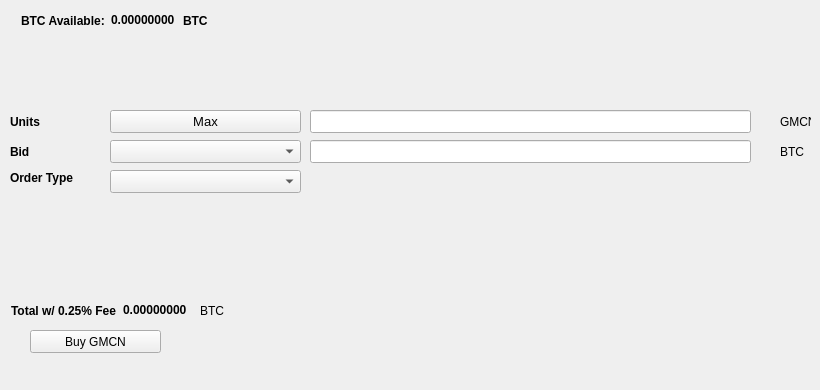
   <widget class="QWidget" name="BuyTab">
    <attribute name="title">
     <string>Buy</string>
    </attribute>
    <widget class="QPushButton" name="BuyGMCN">
     <property name="geometry">
      <rect>
       <x>30</x>
       <y>330</y>
       <width>131</width>
       <height>23</height>
      </rect>
     </property>
     <property name="text">
      <string>Buy GMCN</string>
     </property>
     <property name="icon">
      <iconset resource="../gamblecoin.qrc">
       <normaloff>:/icons/bitcoin</normaloff>:/icons/bitcoin</iconset>
     </property>
    </widget>
    <widget class="QLabel" name="label_3">
     <property name="geometry">
      <rect>
       <x>10</x>
       <y>110</y>
       <width>46</width>
       <height>23</height>
      </rect>
     </property>
     <property name="font">
      <font>
       <weight>75</weight>
       <bold>true</bold>
      </font>
     </property>
     <property name="text">
      <string>Units</string>
     </property>
    </widget>
    <widget class="QLineEdit" name="UnitsInput">
     <property name="geometry">
      <rect>
       <x>310</x>
       <y>110</y>
       <width>441</width>
       <height>23</height>
      </rect>
     </property>
     <property name="font">
      <font>
       <pointsize>9</pointsize>
       <weight>75</weight>
       <bold>true</bold>
      </font>
     </property>
    </widget>
    <widget class="QLineEdit" name="BuyBidPriceEdit">
     <property name="geometry">
      <rect>
       <x>310</x>
       <y>140</y>
       <width>441</width>
       <height>23</height>
      </rect>
     </property>
     <property name="font">
      <font>
       <pointsize>9</pointsize>
       <weight>75</weight>
       <bold>true</bold>
      </font>
     </property>
    </widget>
    <widget class="QLabel" name="label_4">
     <property name="geometry">
      <rect>
       <x>780</x>
       <y>110</y>
       <width>31</width>
       <height>23</height>
      </rect>
     </property>
     <property name="text">
      <string>GMCN</string>
     </property>
    </widget>
    <widget class="QLabel" name="label_5">
     <property name="geometry">
      <rect>
       <x>780</x>
       <y>140</y>
       <width>31</width>
       <height>23</height>
      </rect>
     </property>
     <property name="text">
      <string>BTC</string>
     </property>
    </widget>
    <widget class="QLabel" name="label_6">
     <property name="geometry">
      <rect>
       <x>10</x>
       <y>140</y>
       <width>46</width>
       <height>23</height>
      </rect>
     </property>
     <property name="font">
      <font>
       <weight>75</weight>
       <bold>true</bold>
      </font>
     </property>
     <property name="text">
      <string>Bid</string>
     </property>
    </widget>
    <widget class="QLabel" name="label_7">
     <property name="geometry">
      <rect>
       <x>10</x>
       <y>170</y>
       <width>91</width>
       <height>16</height>
      </rect>
     </property>
     <property name="font">
      <font>
       <weight>75</weight>
       <bold>true</bold>
      </font>
     </property>
     <property name="text">
      <string>Order Type</string>
     </property>
    </widget>
    <widget class="QPushButton" name="Buy_Max_Amount">
     <property name="geometry">
      <rect>
       <x>110</x>
       <y>110</y>
       <width>191</width>
       <height>23</height>
      </rect>
     </property>
     <property name="font">
      <font>
       <pointsize>10</pointsize>
      </font>
     </property>
     <property name="text">
      <string>Max</string>
     </property>
    </widget>
    <widget class="QComboBox" name="BuyBidcomboBox">
     <property name="geometry">
      <rect>
       <x>110</x>
       <y>140</y>
       <width>191</width>
       <height>23</height>
      </rect>
     </property>
     <property name="font">
      <font>
       <pointsize>10</pointsize>
      </font>
     </property>
    </widget>
    <widget class="QComboBox" name="buyOrdertypeCombo">
     <property name="geometry">
      <rect>
       <x>110</x>
       <y>170</y>
       <width>191</width>
       <height>23</height>
      </rect>
     </property>
     <property name="font">
      <font>
       <pointsize>10</pointsize>
      </font>
     </property>
    </widget>
    <widget class="QWidget" name="layoutWidget1">
     <property name="geometry">
      <rect>
       <x>21</x>
       <y>11</y>
       <width>227</width>
       <height>19</height>
      </rect>
     </property>
     <layout class="QHBoxLayout" name="horizontalLayout_3">
      <item>
       <widget class="QLabel" name="label232">
        <property name="font">
         <font>
          <weight>75</weight>
          <bold>true</bold>
         </font>
        </property>
        <property name="text">
         <string>BTC Available:</string>
        </property>
       </widget>
      </item>
      <item>
       <widget class="QLabel" name="BtcAvailableLbl">
        <property name="palette">
         <palette>
          <active>
           <colorrole role="WindowText">
            <brush brushstyle="SolidPattern">
             <color alpha="255">
              <red>0</red>
              <green>0</green>
              <blue>0</blue>
             </color>
            </brush>
           </colorrole>
           <colorrole role="Button">
            <brush brushstyle="SolidPattern">
             <color alpha="255">
              <red>0</red>
              <green>170</green>
              <blue>0</blue>
             </color>
            </brush>
           </colorrole>
           <colorrole role="Light">
            <brush brushstyle="SolidPattern">
             <color alpha="255">
              <red>0</red>
              <green>255</green>
              <blue>0</blue>
             </color>
            </brush>
           </colorrole>
           <colorrole role="Midlight">
            <brush brushstyle="SolidPattern">
             <color alpha="255">
              <red>0</red>
              <green>212</green>
              <blue>0</blue>
             </color>
            </brush>
           </colorrole>
           <colorrole role="Dark">
            <brush brushstyle="SolidPattern">
             <color alpha="255">
              <red>0</red>
              <green>85</green>
              <blue>0</blue>
             </color>
            </brush>
           </colorrole>
           <colorrole role="Mid">
            <brush brushstyle="SolidPattern">
             <color alpha="255">
              <red>0</red>
              <green>113</green>
              <blue>0</blue>
             </color>
            </brush>
           </colorrole>
           <colorrole role="Text">
            <brush brushstyle="SolidPattern">
             <color alpha="255">
              <red>0</red>
              <green>170</green>
              <blue>0</blue>
             </color>
            </brush>
           </colorrole>
           <colorrole role="BrightText">
            <brush brushstyle="SolidPattern">
             <color alpha="255">
              <red>255</red>
              <green>255</green>
              <blue>255</blue>
             </color>
            </brush>
           </colorrole>
           <colorrole role="ButtonText">
            <brush brushstyle="SolidPattern">
             <color alpha="255">
              <red>0</red>
              <green>0</green>
              <blue>0</blue>
             </color>
            </brush>
           </colorrole>
           <colorrole role="Base">
            <brush brushstyle="SolidPattern">
             <color alpha="255">
              <red>255</red>
              <green>255</green>
              <blue>255</blue>
             </color>
            </brush>
           </colorrole>
           <colorrole role="Window">
            <brush brushstyle="SolidPattern">
             <color alpha="255">
              <red>0</red>
              <green>170</green>
              <blue>0</blue>
             </color>
            </brush>
           </colorrole>
           <colorrole role="Shadow">
            <brush brushstyle="SolidPattern">
             <color alpha="255">
              <red>0</red>
              <green>0</green>
              <blue>0</blue>
             </color>
            </brush>
           </colorrole>
           <colorrole role="AlternateBase">
            <brush brushstyle="SolidPattern">
             <color alpha="255">
              <red>127</red>
              <green>212</green>
              <blue>127</blue>
             </color>
            </brush>
           </colorrole>
           <colorrole role="ToolTipBase">
            <brush brushstyle="SolidPattern">
             <color alpha="255">
              <red>255</red>
              <green>255</green>
              <blue>220</blue>
             </color>
            </brush>
           </colorrole>
           <colorrole role="ToolTipText">
            <brush brushstyle="SolidPattern">
             <color alpha="255">
              <red>0</red>
              <green>0</green>
              <blue>0</blue>
             </color>
            </brush>
           </colorrole>
          </active>
          <inactive>
           <colorrole role="WindowText">
            <brush brushstyle="SolidPattern">
             <color alpha="255">
              <red>0</red>
              <green>0</green>
              <blue>0</blue>
             </color>
            </brush>
           </colorrole>
           <colorrole role="Button">
            <brush brushstyle="SolidPattern">
             <color alpha="255">
              <red>0</red>
              <green>170</green>
              <blue>0</blue>
             </color>
            </brush>
           </colorrole>
           <colorrole role="Light">
            <brush brushstyle="SolidPattern">
             <color alpha="255">
              <red>0</red>
              <green>255</green>
              <blue>0</blue>
             </color>
            </brush>
           </colorrole>
           <colorrole role="Midlight">
            <brush brushstyle="SolidPattern">
             <color alpha="255">
              <red>0</red>
              <green>212</green>
              <blue>0</blue>
             </color>
            </brush>
           </colorrole>
           <colorrole role="Dark">
            <brush brushstyle="SolidPattern">
             <color alpha="255">
              <red>0</red>
              <green>85</green>
              <blue>0</blue>
             </color>
            </brush>
           </colorrole>
           <colorrole role="Mid">
            <brush brushstyle="SolidPattern">
             <color alpha="255">
              <red>0</red>
              <green>113</green>
              <blue>0</blue>
             </color>
            </brush>
           </colorrole>
           <colorrole role="Text">
            <brush brushstyle="SolidPattern">
             <color alpha="255">
              <red>0</red>
              <green>170</green>
              <blue>0</blue>
             </color>
            </brush>
           </colorrole>
           <colorrole role="BrightText">
            <brush brushstyle="SolidPattern">
             <color alpha="255">
              <red>255</red>
              <green>255</green>
              <blue>255</blue>
             </color>
            </brush>
           </colorrole>
           <colorrole role="ButtonText">
            <brush brushstyle="SolidPattern">
             <color alpha="255">
              <red>0</red>
              <green>0</green>
              <blue>0</blue>
             </color>
            </brush>
           </colorrole>
           <colorrole role="Base">
            <brush brushstyle="SolidPattern">
             <color alpha="255">
              <red>255</red>
              <green>255</green>
              <blue>255</blue>
             </color>
            </brush>
           </colorrole>
           <colorrole role="Window">
            <brush brushstyle="SolidPattern">
             <color alpha="255">
              <red>0</red>
              <green>170</green>
              <blue>0</blue>
             </color>
            </brush>
           </colorrole>
           <colorrole role="Shadow">
            <brush brushstyle="SolidPattern">
             <color alpha="255">
              <red>0</red>
              <green>0</green>
              <blue>0</blue>
             </color>
            </brush>
           </colorrole>
           <colorrole role="AlternateBase">
            <brush brushstyle="SolidPattern">
             <color alpha="255">
              <red>127</red>
              <green>212</green>
              <blue>127</blue>
             </color>
            </brush>
           </colorrole>
           <colorrole role="ToolTipBase">
            <brush brushstyle="SolidPattern">
             <color alpha="255">
              <red>255</red>
              <green>255</green>
              <blue>220</blue>
             </color>
            </brush>
           </colorrole>
           <colorrole role="ToolTipText">
            <brush brushstyle="SolidPattern">
             <color alpha="255">
              <red>0</red>
              <green>0</green>
              <blue>0</blue>
             </color>
            </brush>
           </colorrole>
          </inactive>
          <disabled>
           <colorrole role="WindowText">
            <brush brushstyle="SolidPattern">
             <color alpha="255">
              <red>0</red>
              <green>85</green>
              <blue>0</blue>
             </color>
            </brush>
           </colorrole>
           <colorrole role="Button">
            <brush brushstyle="SolidPattern">
             <color alpha="255">
              <red>0</red>
              <green>170</green>
              <blue>0</blue>
             </color>
            </brush>
           </colorrole>
           <colorrole role="Light">
            <brush brushstyle="SolidPattern">
             <color alpha="255">
              <red>0</red>
              <green>255</green>
              <blue>0</blue>
             </color>
            </brush>
           </colorrole>
           <colorrole role="Midlight">
            <brush brushstyle="SolidPattern">
             <color alpha="255">
              <red>0</red>
              <green>212</green>
              <blue>0</blue>
             </color>
            </brush>
           </colorrole>
           <colorrole role="Dark">
            <brush brushstyle="SolidPattern">
             <color alpha="255">
              <red>0</red>
              <green>85</green>
              <blue>0</blue>
             </color>
            </brush>
           </colorrole>
           <colorrole role="Mid">
            <brush brushstyle="SolidPattern">
             <color alpha="255">
              <red>0</red>
              <green>113</green>
              <blue>0</blue>
             </color>
            </brush>
           </colorrole>
           <colorrole role="Text">
            <brush brushstyle="SolidPattern">
             <color alpha="255">
              <red>0</red>
              <green>85</green>
              <blue>0</blue>
             </color>
            </brush>
           </colorrole>
           <colorrole role="BrightText">
            <brush brushstyle="SolidPattern">
             <color alpha="255">
              <red>255</red>
              <green>255</green>
              <blue>255</blue>
             </color>
            </brush>
           </colorrole>
           <colorrole role="ButtonText">
            <brush brushstyle="SolidPattern">
             <color alpha="255">
              <red>0</red>
              <green>85</green>
              <blue>0</blue>
             </color>
            </brush>
           </colorrole>
           <colorrole role="Base">
            <brush brushstyle="SolidPattern">
             <color alpha="255">
              <red>0</red>
              <green>170</green>
              <blue>0</blue>
             </color>
            </brush>
           </colorrole>
           <colorrole role="Window">
            <brush brushstyle="SolidPattern">
             <color alpha="255">
              <red>0</red>
              <green>170</green>
              <blue>0</blue>
             </color>
            </brush>
           </colorrole>
           <colorrole role="Shadow">
            <brush brushstyle="SolidPattern">
             <color alpha="255">
              <red>0</red>
              <green>0</green>
              <blue>0</blue>
             </color>
            </brush>
           </colorrole>
           <colorrole role="AlternateBase">
            <brush brushstyle="SolidPattern">
             <color alpha="255">
              <red>0</red>
              <green>170</green>
              <blue>0</blue>
             </color>
            </brush>
           </colorrole>
           <colorrole role="ToolTipBase">
            <brush brushstyle="SolidPattern">
             <color alpha="255">
              <red>255</red>
              <green>255</green>
              <blue>220</blue>
             </color>
            </brush>
           </colorrole>
           <colorrole role="ToolTipText">
            <brush brushstyle="SolidPattern">
             <color alpha="255">
              <red>0</red>
              <green>0</green>
              <blue>0</blue>
             </color>
            </brush>
           </colorrole>
          </disabled>
         </palette>
        </property>
        <property name="font">
         <font>
          <weight>75</weight>
          <bold>true</bold>
         </font>
        </property>
        <property name="text">
         <string>0.00000000</string>
        </property>
        <property name="textInteractionFlags">
         <set>Qt::LinksAccessibleByMouse|Qt::TextSelectableByKeyboard|Qt::TextSelectableByMouse</set>
        </property>
       </widget>
      </item>
      <item>
       <widget class="QLabel" name="BtcAvailableLbl_2">
        <property name="font">
         <font>
          <weight>75</weight>
          <bold>true</bold>
         </font>
        </property>
        <property name="text">
         <string>BTC</string>
        </property>
       </widget>
      </item>
     </layout>
    </widget>
    <widget class="QWidget" name="layoutWidge2">
     <property name="geometry">
      <rect>
       <x>11</x>
       <y>301</y>
       <width>259</width>
       <height>19</height>
      </rect>
     </property>
     <layout class="QHBoxLayout" name="horizontalLayout_4">
      <item>
       <widget class="QLabel" name="label_9">
        <property name="font">
         <font>
          <weight>75</weight>
          <bold>true</bold>
         </font>
        </property>
        <property name="text">
         <string>Total w/ 0.25% Fee</string>
        </property>
       </widget>
      </item>
      <item>
       <widget class="QLabel" name="BuyCostLabel">
        <property name="palette">
         <palette>
          <active>
           <colorrole role="WindowText">
            <brush brushstyle="SolidPattern">
             <color alpha="255">
              <red>0</red>
              <green>0</green>
              <blue>0</blue>
             </color>
            </brush>
           </colorrole>
           <colorrole role="Button">
            <brush brushstyle="SolidPattern">
             <color alpha="255">
              <red>0</red>
              <green>170</green>
              <blue>0</blue>
             </color>
            </brush>
           </colorrole>
           <colorrole role="Light">
            <brush brushstyle="SolidPattern">
             <color alpha="255">
              <red>0</red>
              <green>255</green>
              <blue>0</blue>
             </color>
            </brush>
           </colorrole>
           <colorrole role="Midlight">
            <brush brushstyle="SolidPattern">
             <color alpha="255">
              <red>0</red>
              <green>212</green>
              <blue>0</blue>
             </color>
            </brush>
           </colorrole>
           <colorrole role="Dark">
            <brush brushstyle="SolidPattern">
             <color alpha="255">
              <red>0</red>
              <green>85</green>
              <blue>0</blue>
             </color>
            </brush>
           </colorrole>
           <colorrole role="Mid">
            <brush brushstyle="SolidPattern">
             <color alpha="255">
              <red>0</red>
              <green>113</green>
              <blue>0</blue>
             </color>
            </brush>
           </colorrole>
           <colorrole role="Text">
            <brush brushstyle="SolidPattern">
             <color alpha="255">
              <red>0</red>
              <green>170</green>
              <blue>0</blue>
             </color>
            </brush>
           </colorrole>
           <colorrole role="BrightText">
            <brush brushstyle="SolidPattern">
             <color alpha="255">
              <red>255</red>
              <green>255</green>
              <blue>255</blue>
             </color>
            </brush>
           </colorrole>
           <colorrole role="ButtonText">
            <brush brushstyle="SolidPattern">
             <color alpha="255">
              <red>0</red>
              <green>0</green>
              <blue>0</blue>
             </color>
            </brush>
           </colorrole>
           <colorrole role="Base">
            <brush brushstyle="SolidPattern">
             <color alpha="255">
              <red>255</red>
              <green>255</green>
              <blue>255</blue>
             </color>
            </brush>
           </colorrole>
           <colorrole role="Window">
            <brush brushstyle="SolidPattern">
             <color alpha="255">
              <red>0</red>
              <green>170</green>
              <blue>0</blue>
             </color>
            </brush>
           </colorrole>
           <colorrole role="Shadow">
            <brush brushstyle="SolidPattern">
             <color alpha="255">
              <red>0</red>
              <green>0</green>
              <blue>0</blue>
             </color>
            </brush>
           </colorrole>
           <colorrole role="AlternateBase">
            <brush brushstyle="SolidPattern">
             <color alpha="255">
              <red>127</red>
              <green>212</green>
              <blue>127</blue>
             </color>
            </brush>
           </colorrole>
           <colorrole role="ToolTipBase">
            <brush brushstyle="SolidPattern">
             <color alpha="255">
              <red>255</red>
              <green>255</green>
              <blue>220</blue>
             </color>
            </brush>
           </colorrole>
           <colorrole role="ToolTipText">
            <brush brushstyle="SolidPattern">
             <color alpha="255">
              <red>0</red>
              <green>0</green>
              <blue>0</blue>
             </color>
            </brush>
           </colorrole>
          </active>
          <inactive>
           <colorrole role="WindowText">
            <brush brushstyle="SolidPattern">
             <color alpha="255">
              <red>0</red>
              <green>0</green>
              <blue>0</blue>
             </color>
            </brush>
           </colorrole>
           <colorrole role="Button">
            <brush brushstyle="SolidPattern">
             <color alpha="255">
              <red>0</red>
              <green>170</green>
              <blue>0</blue>
             </color>
            </brush>
           </colorrole>
           <colorrole role="Light">
            <brush brushstyle="SolidPattern">
             <color alpha="255">
              <red>0</red>
              <green>255</green>
              <blue>0</blue>
             </color>
            </brush>
           </colorrole>
           <colorrole role="Midlight">
            <brush brushstyle="SolidPattern">
             <color alpha="255">
              <red>0</red>
              <green>212</green>
              <blue>0</blue>
             </color>
            </brush>
           </colorrole>
           <colorrole role="Dark">
            <brush brushstyle="SolidPattern">
             <color alpha="255">
              <red>0</red>
              <green>85</green>
              <blue>0</blue>
             </color>
            </brush>
           </colorrole>
           <colorrole role="Mid">
            <brush brushstyle="SolidPattern">
             <color alpha="255">
              <red>0</red>
              <green>113</green>
              <blue>0</blue>
             </color>
            </brush>
           </colorrole>
           <colorrole role="Text">
            <brush brushstyle="SolidPattern">
             <color alpha="255">
              <red>0</red>
              <green>170</green>
              <blue>0</blue>
             </color>
            </brush>
           </colorrole>
           <colorrole role="BrightText">
            <brush brushstyle="SolidPattern">
             <color alpha="255">
              <red>255</red>
              <green>255</green>
              <blue>255</blue>
             </color>
            </brush>
           </colorrole>
           <colorrole role="ButtonText">
            <brush brushstyle="SolidPattern">
             <color alpha="255">
              <red>0</red>
              <green>0</green>
              <blue>0</blue>
             </color>
            </brush>
           </colorrole>
           <colorrole role="Base">
            <brush brushstyle="SolidPattern">
             <color alpha="255">
              <red>255</red>
              <green>255</green>
              <blue>255</blue>
             </color>
            </brush>
           </colorrole>
           <colorrole role="Window">
            <brush brushstyle="SolidPattern">
             <color alpha="255">
              <red>0</red>
              <green>170</green>
              <blue>0</blue>
             </color>
            </brush>
           </colorrole>
           <colorrole role="Shadow">
            <brush brushstyle="SolidPattern">
             <color alpha="255">
              <red>0</red>
              <green>0</green>
              <blue>0</blue>
             </color>
            </brush>
           </colorrole>
           <colorrole role="AlternateBase">
            <brush brushstyle="SolidPattern">
             <color alpha="255">
              <red>127</red>
              <green>212</green>
              <blue>127</blue>
             </color>
            </brush>
           </colorrole>
           <colorrole role="ToolTipBase">
            <brush brushstyle="SolidPattern">
             <color alpha="255">
              <red>255</red>
              <green>255</green>
              <blue>220</blue>
             </color>
            </brush>
           </colorrole>
           <colorrole role="ToolTipText">
            <brush brushstyle="SolidPattern">
             <color alpha="255">
              <red>0</red>
              <green>0</green>
              <blue>0</blue>
             </color>
            </brush>
           </colorrole>
          </inactive>
          <disabled>
           <colorrole role="WindowText">
            <brush brushstyle="SolidPattern">
             <color alpha="255">
              <red>0</red>
              <green>85</green>
              <blue>0</blue>
             </color>
            </brush>
           </colorrole>
           <colorrole role="Button">
            <brush brushstyle="SolidPattern">
             <color alpha="255">
              <red>0</red>
              <green>170</green>
              <blue>0</blue>
             </color>
            </brush>
           </colorrole>
           <colorrole role="Light">
            <brush brushstyle="SolidPattern">
             <color alpha="255">
              <red>0</red>
              <green>255</green>
              <blue>0</blue>
             </color>
            </brush>
           </colorrole>
           <colorrole role="Midlight">
            <brush brushstyle="SolidPattern">
             <color alpha="255">
              <red>0</red>
              <green>212</green>
              <blue>0</blue>
             </color>
            </brush>
           </colorrole>
           <colorrole role="Dark">
            <brush brushstyle="SolidPattern">
             <color alpha="255">
              <red>0</red>
              <green>85</green>
              <blue>0</blue>
             </color>
            </brush>
           </colorrole>
           <colorrole role="Mid">
            <brush brushstyle="SolidPattern">
             <color alpha="255">
              <red>0</red>
              <green>113</green>
              <blue>0</blue>
             </color>
            </brush>
           </colorrole>
           <colorrole role="Text">
            <brush brushstyle="SolidPattern">
             <color alpha="255">
              <red>0</red>
              <green>85</green>
              <blue>0</blue>
             </color>
            </brush>
           </colorrole>
           <colorrole role="BrightText">
            <brush brushstyle="SolidPattern">
             <color alpha="255">
              <red>255</red>
              <green>255</green>
              <blue>255</blue>
             </color>
            </brush>
           </colorrole>
           <colorrole role="ButtonText">
            <brush brushstyle="SolidPattern">
             <color alpha="255">
              <red>0</red>
              <green>85</green>
              <blue>0</blue>
             </color>
            </brush>
           </colorrole>
           <colorrole role="Base">
            <brush brushstyle="SolidPattern">
             <color alpha="255">
              <red>0</red>
              <green>170</green>
              <blue>0</blue>
             </color>
            </brush>
           </colorrole>
           <colorrole role="Window">
            <brush brushstyle="SolidPattern">
             <color alpha="255">
              <red>0</red>
              <green>170</green>
              <blue>0</blue>
             </color>
            </brush>
           </colorrole>
           <colorrole role="Shadow">
            <brush brushstyle="SolidPattern">
             <color alpha="255">
              <red>0</red>
              <green>0</green>
              <blue>0</blue>
             </color>
            </brush>
           </colorrole>
           <colorrole role="AlternateBase">
            <brush brushstyle="SolidPattern">
             <color alpha="255">
              <red>0</red>
              <green>170</green>
              <blue>0</blue>
             </color>
            </brush>
           </colorrole>
           <colorrole role="ToolTipBase">
            <brush brushstyle="SolidPattern">
             <color alpha="255">
              <red>255</red>
              <green>255</green>
              <blue>220</blue>
             </color>
            </brush>
           </colorrole>
           <colorrole role="ToolTipText">
            <brush brushstyle="SolidPattern">
             <color alpha="255">
              <red>0</red>
              <green>0</green>
              <blue>0</blue>
             </color>
            </brush>
           </colorrole>
          </disabled>
         </palette>
        </property>
        <property name="font">
         <font>
          <weight>75</weight>
          <bold>true</bold>
         </font>
        </property>
        <property name="autoFillBackground">
         <bool>false</bool>
        </property>
        <property name="text">
         <string>0.00000000</string>
        </property>
        <property name="textInteractionFlags">
         <set>Qt::LinksAccessibleByMouse|Qt::TextSelectableByMouse</set>
        </property>
       </widget>
      </item>
      <item>
       <widget class="QLabel" name="label_10">
        <property name="font">
         <font>
          <weight>50</weight>
          <bold>false</bold>
         </font>
        </property>
        <property name="text">
         <string>BTC</string>
        </property>
       </widget>
      </item>
     </layout>
    </widget>
    <widget class="QLabel" name="label_24">
     <property name="geometry">
      <rect>
       <x>460</x>
       <y>300</y>
       <width>281</width>
       <height>81</height>
      </rect>
     </property>
     <property name="text">
      <string/>
     </property>
     <property name="pixmap">
      <pixmap>:/images/bittrex</pixmap>
     </property>
    </widget>
   </widget>
